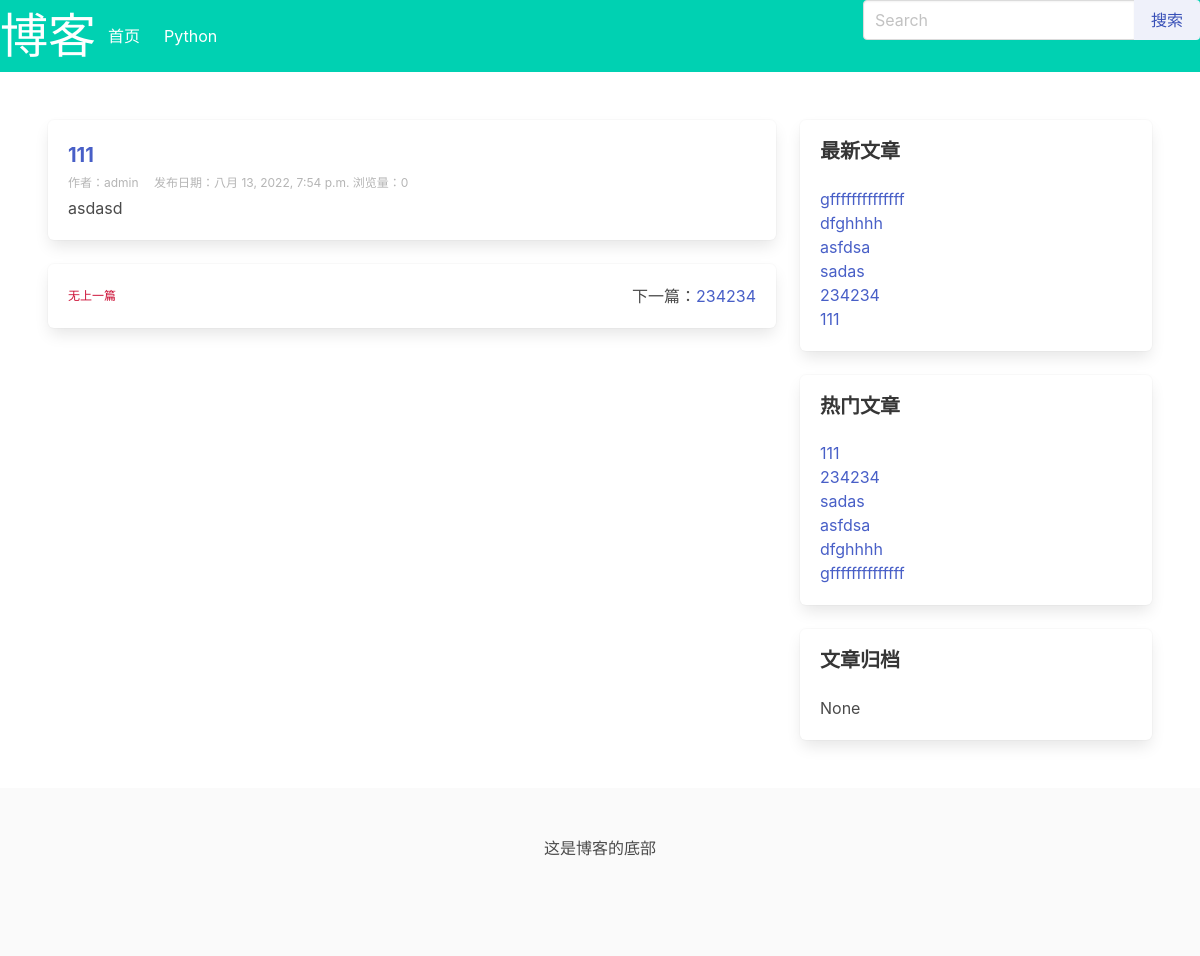
The app's page /post/4/ with its own data.
### blog/models.py (models this page shows, shortened)
class Category(models.Model):
    name = models.CharField(max_length=32, verbose_name="分类名称")
    desc = models.TextField(max_length=200, blank=True, default='', verbose_name="分类描述")
    add_date = models.DateTimeField(auto_now_add=True, verbose_name="添加时间")
    pub_date = models.DateTimeField(auto_now=True, verbose_name="修改时间")
    class Meta:
        verbose_name = "博客分类"
        verbose_name_plural = verbose_name

class Post(models.Model):
    title = models.CharField(max_length=61, verbose_name="文章标题")
    desc = models.TextField(max_length=200, blank=True, default='', verbose_name="文章描述")
    category = models.ForeignKey(Category, on_delete=models.CASCADE, verbose_name="分类")
    content = models.TextField(verbose_name="文章详情")
    tags = models.ForeignKey(Tag, blank=True, null=True, on_delete=models.CASCADE, verbose_name="文章标签")
    owner = models.ForeignKey(User, on_delete=models.CASCADE, verbose_name="作者")
    is_hot = models.BooleanField(default=False, verbose_name="是否热门")
    pv = models.IntegerField(default=0, verbose_name="浏览量")
    add_date = models.DateTimeField(auto_now_add=True, verbose_name="添加时间")
    pub_date = models.DateTimeField(auto_now=True, verbose_name="修改时间")
    class Meta:
        verbose_name = "文章"
        verbose_name_plural = verbose_name

class Sidebar(models.Model):
    STATUS = (
        (1, '隐藏'),
        (2, '展示')
    )
    DISPLAY_TYPE = (
        (1, '搜索'),
        (2, '最新文章'),
        (3, '最热文章'),
        (4, '文章归档'),
    )
    title = models.CharField(max_length=50, verbose_name="模块名称")
    display_type = models.PositiveIntegerField(default=1, choices=DISPLAY_TYPE, verbose_name="展示类型")
    content = models.CharField(max_length=500, blank=True, default='', verbose_name="内容",
                               help_text="如果设置的不是HTML类型，可为空")
    sort = models.PositiveIntegerField(default=1, verbose_name="排序", help_text='序号越大越靠前')
    status = models.PositiveIntegerField(default=2, choices=STATUS, verbose_name="状态")
    add_date = models.DateTimeField(auto_now_add=True, verbose_name="创建时间")
    class Meta:
        verbose_name = "侧边栏"
        verbose_name_plural = verbose_name
        ordering = ['-sort']
    @classmethod
    def get_sidebar(cls):
        return cls.objects.filter(status=2)
    @property
    def get_content(self):
        if self.display_type == 1:
            context = {
            }
            return render_to_string('blog/sidebar/search.html', context=context)
        elif self.display_type == 2:
            context = {
            }
            return render_to_string('blog/sidebar/new_post.html', context=context)
        elif self.display_type == 3:
            context = {
            }
            return render_to_string('blog/sidebar/hot_post.html', context=context)
        elif self.display_type == 4:
            context = {
            }
            return render_to_string('blog/sidebar/archives.html', context=context)

### blog/views.py (the view)
# urls.py: path('post/<int:post_id>/', views.post_detail, name='post_detail'),
def post_detail(request, post_id):
    post = get_object_or_404(Post, id=post_id)
    prev_post = Post.objects.filter(add_date__lt=post.add_date).last()
    next_post = Post.objects.filter(add_date__gt=post.add_date).first()
    context = {'post': post, 'prev_post': prev_post, 'next_post': next_post}
    return render(request, 'blog/detail.html', context)

### blog/templatetags/category.py (called while the page is built)
@register.simple_tag
def get_category_list():
    return Category.objects.all()

@register.simple_tag
def get_sidebar_list():
    return Sidebar.get_sidebar()

@register.simple_tag
def get_new_post():
    return Post.objects.order_by('-pub_date')[:8]

@register.simple_tag
def get_hot_pv_post():
    return Post.objects.order_by('-pv')[:8]

### blog/templates/blog/detail.html
{% extends 'blog/base.html' %}
{% block section %}
<div class="box">
    <h1 class="is-size-5 has-text-weight-bold">
        <a> {{ post.title }}</a>
    </h1>
    <div class=" is-size-7 has-text-grey-light pt-1 pb-1">
        <span class="mr-3">作者：{{ post.owner }}</span> <span>发布日期：{{ post.add_date }}</span> <span>浏览量：{{ post.pv }}</span>
    </div>
    <div class="content">
        {{ post.content|safe }}
    </div>
</div>
<div class="box">
    <div class="level">
        <div class="level-left">
            {% if prev_post %}
            <span>上一篇：</span><a href="{% url 'blog:post_detail' prev_post.id %}" class="level-item">{{ prev_post.title }}</a>
            {% else %}
            <span class=" has-text-danger-dark is-size-7">无上一篇</span>
            {% endif %}
        </div>
        <div class="level-right">
            {% if next_post %}
            <span>下一篇：</span><a href="{% url 'blog:post_detail' next_post.id %}" class="level-item">{{ next_post.title }}</a>
            {% else %}
            <span class=" has-text-danger-dark is-size-7">已经是最后一篇</span>
            {% endif %}
        </div>
    </div>
</div>
{% endblock %}

### blog/templates/blog/base.html (shortened to what this page needs)
<!DOCTYPE html>
{% load static category %}
<html lang="en">
<head>
    <link rel="stylesheet" href="https://cdn.jsdelivr.net/npm/bulma@0.9.3/css/bulma.min.css">
</head>
<body>
<nav class="navbar is-primary" role="navigation" aria-label="main navigation">
    <div class="navbar-brand">
        <font size="7">博客</font>
    </div>
    <div id="navbarBasicExample" class="navbar-menu">
        <div class="navbar-start">
            {% block navbar-start %}
                <a class="navbar-item" href="/">
                    首页
                </a>
                {% get_category_list as category_list %}
                {% for category in category_list %}
                    <a class="navbar-item" href="{% url 'blog:category_list' category.id %}">
                        {{ category.name }}
                    </a>
                {% endfor %}
            {% endblock %}
        </div>
        <div class="is-grouped-centered">
            <form action="{% url 'blog:search' %}" method="get">
                <div class="field has-addons">
                    <div class="control is-expanded">
                        <input type="search" class="input" name="keyword" placeholder="Search" value="{{ keyword }}">
                    </div>
                    <div class="control">
                        <input class="button is-link is-light" type="submit" value="搜索">
                    </div>
                </div>
            </form>
        </div>
    </div>
</nav>
<section class="section">
    <div class="container is-fullhd">
        <div class="columns">
            <div class="column is-8">
                {% block section %}{% endblock %}
            </div>
            <div class="column is-4">
                {% block right %}
                    {% get_sidebar_list as sidebar_list %}
                    {% for sidebar in sidebar_list %}
                        <div class="box">
                            <h1 class=" is-size-5 title">{{ sidebar.title }}</h1>
                            <p>{{ sidebar.get_content|safe }}</p>
                        </div>
                    {% endfor %}
                {% endblock %}
            </div>
        </div>
    </div>
</section>
{% block footer %}
    <footer class="footer container is-fullhd">
        <div class=" has-text-centered">
            这是博客的底部
        </div>
    </footer>
{% endblock %}
</body>
</html>

### blog/templates/blog/sidebar/new_post.html
{% load category %}
{% get_new_post as post_list %}
{% for post in post_list %}
    <ul>
        <li><a href="{% url 'blog:post_detail' post.id %}">{{ post.title }}</a></li>
    </ul>
{% endfor %}

### blog/templates/blog/sidebar/hot_post.html
{% load category %}
{% get_hot_pv_post as post_list %}
{% for post in post_list %}
    <ul>
        <li><a href="{% url 'blog:post_detail' post.id %}">{{ post.title }}</a></li>
    </ul>
{% endfor %}

### records on screen
Category: name "Python"
Post: title "111", owner "admin", add_date "八月 13, 2022, 7:54 p.m.", pv "0", content "asdasd"
Post: title "234234"
Sidebar: title "最新文章"
Post: title "gffffffffffffff"
Post: title "dfghhhh"
Post: title "asfdsa"
Post: title "sadas"
Sidebar: title "热门文章"
Sidebar: title "文章归档", get_content "None"
